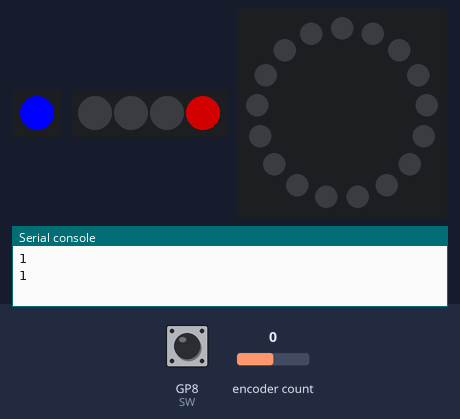
This program was run on a simulated Raspberry Pi Pico running MicroPython. Parts: 1 RGB LEDs in strip order, left to right, 4 RGB LEDs in strip order, left to right, 17 RGB LEDs in a ring, first at the top, clockwise, the last lines printed to the serial console. Wiring (from the project's diagram.json): rotary encoder A on GP6, rotary encoder B on GP7, button encoder on GP8. The test bench sets the inputs (shaded band); at power-on: encoder count 0, GP8 (SW) HIGH. Dim RGB values are drawn brighter than linear; random numbers come from a fixed seed; library files of the repository ran but are not shown: neopixel.py.

Above: at 1.2 s.
1.3 s: encoder count set to 1
At 2.3 s:
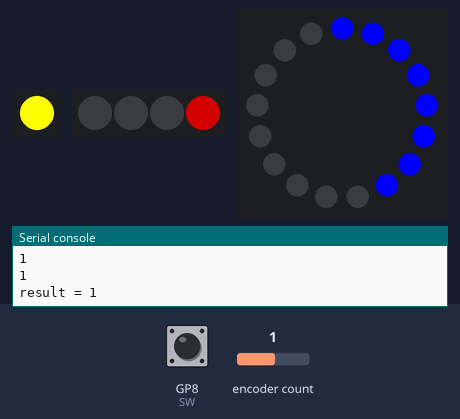
4.8 s: encoder count set to 2
At 5.99 s:
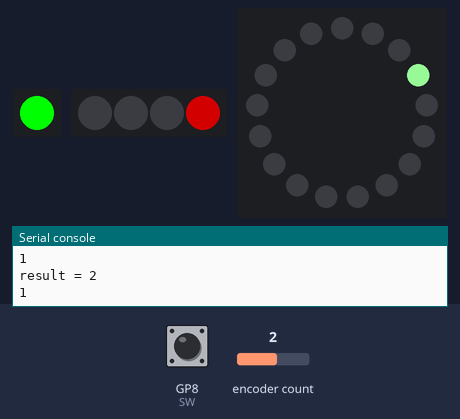
8.3 s: encoder count set to 3
At 10.6 s:
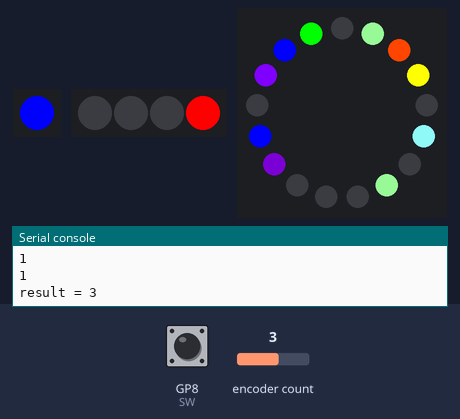
11.8 s: encoder count set to 2
At 14.17 s:
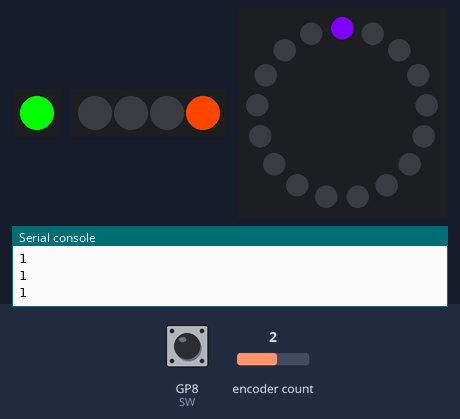
15.3 s: encoder count set to 6
At 16.2 s:
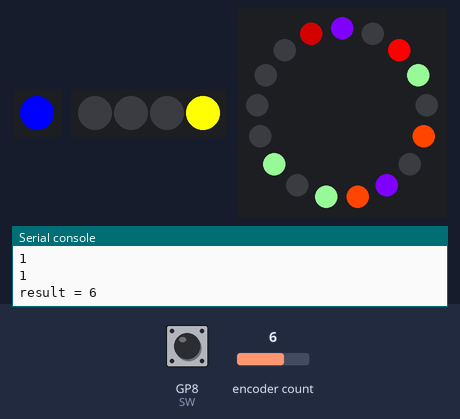
Timing chart, 0 to 28.3 s (numbered marks = the images above; inputs shaded):
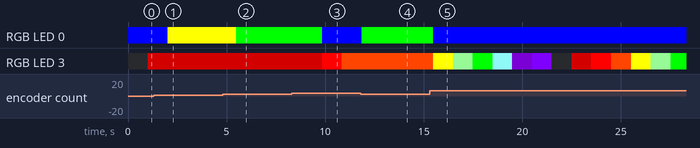

Measured:
- what the display in image 5 shows lasts 1.0 s, from 15.5 s to 16.5 s

The program:

main.py
```python
import time
from neopixel import Neopixel
from random import randint,choice
from machine import Pin
from rotary_irq_rp2 import RotaryIRQ

num_ring=17
ring=Neopixel(num_ring, 3, 0, "GRB")
status=Neopixel(1,0,1,"GRB")
timer=Neopixel(4,2,2,"GRB")

button=Pin(6, machine.Pin.IN, machine.Pin.PULL_UP)
progressColor="violet"

c = {
  "blue":(0,0,255),
  "red":(255,0,0),
  "yellow":(255,255,0),
  "green":(0,255,0),
  "0":(0,0,0),
  "halfRed":(127,0,0),
  "orange":(255,69,0),
  "lightGreen":(144,238,144),
  "sky":(135,236,235),
  "indigo":(75,0,130),
  "violet":(127, 0, 255)
}

cMap={
  "0":"0",
  "1":"halfRed",
  "2":"red",
  "3":"orange",
  "4":"yellow",
  "5":"lightGreen",
  "6":"green",
  "7":"sky",
  "8":"indigo",
  "9":"violet"

}


sec=0
paused=False
cInd=0
SW=Pin(8, Pin.IN, Pin.PULL_UP)

r=RotaryIRQ(pin_num_clk=6,
              pin_num_dt=7,
              min_val=0,
              reverse=False,
              range_mode=RotaryIRQ.RANGE_UNBOUNDED)

val_old=r.value()

## Functions
# Lights up random leds with random colors
def randomLit():
  status.set_pixel(0,c["green"])
  status.show()
  num=randint(0,num_ring)
  led_pos=[]
  for i in range(num):
    led_pos.append(randint(0,num_ring-1))

  for x in led_pos:
    ring.set_pixel(x,c[choice(list(c.keys()))])
    ring.show()
    time.sleep(0.1)

def cycle():
  status.set_pixel(0,c["yellow"])
  status.show()
  for i in range(num_ring):
    ring.set_pixel(i,c[list(c.keys())[cInd]])
    ring.show()
    time.sleep(0.04)

def reset():
  ring.fill((0,0,0))
  timer.fill((0,0,0))

def showMin(n):
  x="{:02d}".format(n)
  for i in range(2):
    timer.set_pixel(i,c[cMap[x[i]]])
    timer.show()

def showSec(n):
  x="{:02d}".format(n)
  for i in range(2):
    timer.set_pixel(i+2,c[cMap[x[i]]])
    timer.show()


def countTime(paused=False):
    if not paused:
        status.set_pixel(0,c["blue"])
        status.show()
        global sec,progressColor
        m=(sec-sec%60)//60
        s=sec%60
        showMin(m)
        showSec(s)
        sec+=1
        percentCompletion=(sec/(25*60))

        progressLeds=int(num_ring*percentCompletion)

        for i in range(progressLeds):
            ring.set_pixel(i,c[progressColor])
            ring.show()

        time.sleep(1)

        if m==26: ## resets at 25 mins
            sec=0
            ring.fill(c["red"])
    else:
        status.set_pixel(0,c["red"])
        status.show()
        time.sleep(0.1)


while True:
  val_new = r.value()
  print(SW.value())
  if SW.value() == 0:
    print("Button Pressed")
    print("Selected Number is:", val_new)
    while SW.value() == 0:
      continue
  if val_old != val_new:
    val_old = val_new
    print('result =', val_new)
  if abs(val_new)==0:
    countTime(paused=paused)
  elif abs(val_new)==1:
    reset()
    cycle()
    cInd=(cInd+1)%10

  elif abs(val_new)==2:
    reset()
    randomLit()
  else:
    countTime(paused=paused)
```
